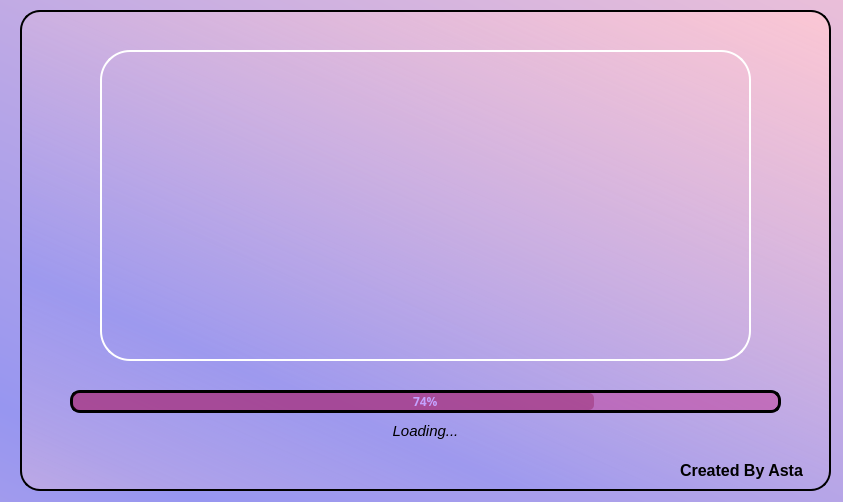
<?xml version="1.0" encoding="UTF-8"?>
<ui version="4.0">
 <class>StartingWindow</class>
 <widget class="QMainWindow" name="StartingWindow">
  <property name="geometry">
   <rect>
    <x>0</x>
    <y>0</y>
    <width>843</width>
    <height>502</height>
   </rect>
  </property>
  <property name="contextMenuPolicy">
   <enum>Qt::DefaultContextMenu</enum>
  </property>
  <property name="windowTitle">
   <string>StartingWindow</string>
  </property>
  <property name="styleSheet">
   <string notr="true"/>
  </property>
  <widget class="QWidget" name="centralwidget">
   <widget class="QLabel" name="label">
    <property name="geometry">
     <rect>
      <x>-80</x>
      <y>-50</y>
      <width>1171</width>
      <height>761</height>
     </rect>
    </property>
    <property name="styleSheet">
     <string notr="true">background-color: qlineargradient(spread:reflect, x1:0.392, y1:0.836, x2:1, y2:0, stop:0 rgba(151,150,240, 255), stop:1 rgba(251, 199, 212, 255));
border-radius: 20px;
border: 2px solid;
</string>
    </property>
    <property name="text">
     <string/>
    </property>
   </widget>
   <widget class="QLabel" name="label_3">
    <property name="geometry">
     <rect>
      <x>20</x>
      <y>10</y>
      <width>811</width>
      <height>481</height>
     </rect>
    </property>
    <property name="styleSheet">
     <string notr="true">background-color: qlineargradient(spread:reflect, x1:0.392, y1:0.836, x2:1, y2:0, stop:0 rgba(151,150,240, 150), stop:1 rgba(251, 199, 212, 255));
border-radius: 20px;
border: 2px solid;
</string>
    </property>
    <property name="text">
     <string/>
    </property>
   </widget>
   <widget class="QLabel" name="dump">
    <property name="geometry">
     <rect>
      <x>380</x>
      <y>420</y>
      <width>91</width>
      <height>21</height>
     </rect>
    </property>
    <property name="font">
     <font>
      <pointsize>11</pointsize>
      <italic>true</italic>
     </font>
    </property>
    <property name="text">
     <string>Loading...</string>
    </property>
    <property name="alignment">
     <set>Qt::AlignCenter</set>
    </property>
   </widget>
   <widget class="QLabel" name="label_2">
    <property name="geometry">
     <rect>
      <x>100</x>
      <y>50</y>
      <width>651</width>
      <height>311</height>
     </rect>
    </property>
    <property name="styleSheet">
     <string notr="true">background-image: url(:/pics/pics/Stating Logo.JPG);
background-position: center;
background-repeat: no;
border-radius: 30px;
border: 2px solid rgb(255,255,255);</string>
    </property>
    <property name="text">
     <string/>
    </property>
   </widget>
   <widget class="QLabel" name="Watermark">
    <property name="geometry">
     <rect>
      <x>680</x>
      <y>460</y>
      <width>131</width>
      <height>21</height>
     </rect>
    </property>
    <property name="font">
     <font>
      <pointsize>12</pointsize>
      <weight>75</weight>
      <bold>true</bold>
     </font>
    </property>
    <property name="text">
     <string>Created By Asta</string>
    </property>
   </widget>
   <widget class="QProgressBar" name="AppLoadingBar">
    <property name="geometry">
     <rect>
      <x>70</x>
      <y>390</y>
      <width>711</width>
      <height>23</height>
     </rect>
    </property>
    <property name="font">
     <font>
      <family>UI 10 20</family>
      <weight>75</weight>
      <italic>false</italic>
      <bold>true</bold>
     </font>
    </property>
    <property name="layoutDirection">
     <enum>Qt::LeftToRight</enum>
    </property>
    <property name="styleSheet">
     <string notr="true">QProgressBar{
	border-radius : 10px;
	background-color : rgba(192, 62, 155, 139);
	color: rgba(196,162,255, 255);
	border : 3px solid;
	font : Bold Segoe UI Italic 20;
	text-align : center;
	
}

QProgressBar::chunk{
	border-radius : 5px;
	background-color : rgba(142, 18, 79, 90);
}</string>
    </property>
    <property name="value">
     <number>74</number>
    </property>
   </widget>
  </widget>
 </widget>
 <resources>
  <include location="../res files/icon.qrc"/>
  <include location="../res files/pic.qrc"/>
 </resources>
 <connections/>
</ui>
